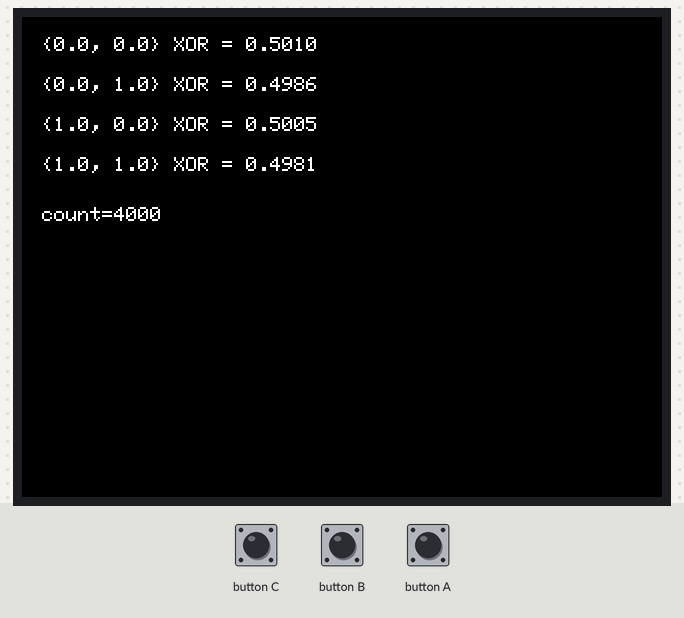
Bench run of a sketch on a simulated ESP32. Shown: 320×240 colour display. Inputs (shaded band) come from the test bench. Random numbers use the default seed unless the sketch sets one.

Above: at 1.4 s.
1.5 s: button A pressed for 0.15 s
At 1.82 s:
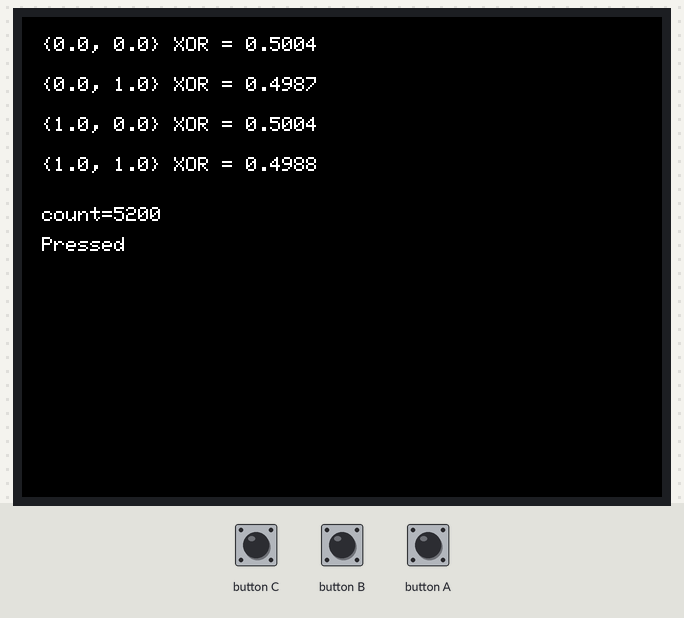
3.5 s: button A pressed for 1 s
At 4.63 s:
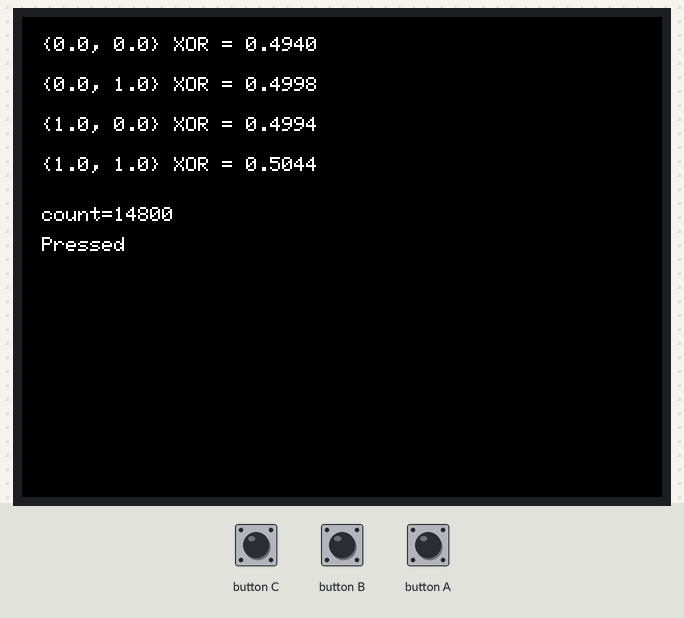

The sketch:

stickc_nnetwork.ino
```cpp
#include <M5Unified.h>
#include "nnetwork.h"

static M5Canvas canvas(&M5.Lcd);

// ニューラルネットワークのインスタンスを作成（例：2入力、3隠れニューロン、1出力）
NeuralNetwork nn(2, 4, 1);
int counter = 0;

void setup() {
  // put your setup code here, to run once:
  M5.begin();

  M5.Lcd.fillScreen(BLACK);
  M5.Lcd.setRotation(1);
  M5.Lcd.setTextColor(WHITE);
  M5.Lcd.setTextSize(2);

  canvas.setColorDepth(16);
  canvas.createSprite(240, 135);

  Serial.begin(115200);
}

void loop() {
  M5.update();

  std::vector<std::vector<float>> training_data = {
      {0, 0}, {0, 1}, {1, 0}, {1, 1}};
  std::vector<std::vector<float>> targets = {
      {0}, {1}, {1}, {0}};
  for (int j = 0; j < 100; j++) {
    for (size_t i = 0; i < training_data.size(); i++) {
      nn.train(training_data[i], targets[i]);
      counter++;
    }
  }

  canvas.fillScreen(TFT_BLACK);

  std::vector<std::vector<float>> test_data = {
      {0, 0}, {0, 1}, {1, 0}, {1, 1}};

  char s[32];
  int y = 10;
  for (auto &inputs : test_data) {
    std::vector<float> result = nn.forward(inputs);
    sprintf(s, "{%1.1f, %1.1f} XOR = %1.4f", inputs[0], inputs[1], result[0]);
    canvas.drawString(s, 10, y); y += 20;
  }
  sprintf(s, "count=%d", counter);
  canvas.drawString(s, 10, y+5);

  if (M5.BtnA.isPressed()) {
    canvas.drawString("Pressed", 10, y+20);
  }

  canvas.pushSprite(0, 0);

  delay(20);
}
```

nnetwork.h
```cpp
#include <vector>
#include <cmath>

// ChatGPT による生成コードに指示を加えて調整させたもの

// 学習率
const float learning_rate = 0.1f;

// 活性化関数（シグモイド関数とその微分）
float sigmoid(float x) {
  return 1.0f / (1.0f + exp(-x));
}

float sigmoid_derivative(float x) {
  return x * (1.0f - x); // シグモイド関数の出力を受け取る
}

// ニューラルネットワーク構造
class NeuralNetwork {
private:
  std::vector<std::vector<float>> weights_input_hidden; // 入力層->隠れ層の重み
  std::vector<std::vector<float>> weights_hidden_output; // 隠れ層->出力層の重み
  std::vector<float> hidden_layer; // 隠れ層の出力
  std::vector<float> outputs; // 出力層の値

public:
  // 初期化（入力層、隠れ層、出力層のニューロン数を指定）
  NeuralNetwork(int input_size, int hidden_size, int output_size) {
    // 重みの初期化（小さいランダム値）
    weights_input_hidden.resize(input_size, std::vector<float>(hidden_size));
    weights_hidden_output.resize(hidden_size, std::vector<float>(output_size));
    for (auto& row : weights_input_hidden) {
      for (auto& w : row) {
        w = static_cast<float>(rand()) / RAND_MAX - 0.5f;
      }
    }
    for (auto& row : weights_hidden_output) {
      for (auto& w : row) {
        w = static_cast<float>(rand()) / RAND_MAX - 0.5f;
      }
    }
    hidden_layer.resize(hidden_size, 0.0);
    outputs.resize(output_size, 0.0);
  }

  // フォワードパス
  std::vector<float> forward(const std::vector<float> &inputs) {
    // 隠れ層の計算
    for (size_t j = 0; j < hidden_layer.size(); j++) {
      float sum = 0.0;
      for (size_t i = 0; i < inputs.size(); i++) {
        sum += inputs[i] * weights_input_hidden[i][j];
      }
      hidden_layer[j] = sigmoid(sum);
    }

    // 出力層の計算
    for (size_t k = 0; k < outputs.size(); k++) {
      float sum = 0.0;
      for (size_t j = 0; j < hidden_layer.size(); j++) {
        sum += hidden_layer[j] * weights_hidden_output[j][k];
      }
      outputs[k] = sigmoid(sum);
    }

    return outputs;
  }

  // バックプロパゲーション
  void train(const std::vector<float> &inputs, const std::vector<float> &targets) {
    // フォワードパス
    std::vector<float> predicted = forward(inputs);

    // 出力層の誤差と勾配
    std::vector<float> output_errors(outputs.size(), 0.0);
    std::vector<float> output_gradients(outputs.size(), 0.0);
    for (size_t k = 0; k < outputs.size(); k++) {
      output_errors[k] = targets[k] - predicted[k];
      output_gradients[k] = output_errors[k] * sigmoid_derivative(predicted[k]);
    }

    // 隠れ層の誤差と勾配
    std::vector<float> hidden_errors(hidden_layer.size(), 0.0);
    std::vector<float> hidden_gradients(hidden_layer.size(), 0.0);
    for (size_t j = 0; j < hidden_layer.size(); j++) {
      for (size_t k = 0; k < outputs.size(); k++) {
        hidden_errors[j] += output_gradients[k] * weights_hidden_output[j][k];
      }
      hidden_gradients[j] = hidden_errors[j] * sigmoid_derivative(hidden_layer[j]);
    }

    // 重みの更新（隠れ層->出力層）
    for (size_t j = 0; j < hidden_layer.size(); j++) {
      for (size_t k = 0; k < outputs.size(); k++) {
        weights_hidden_output[j][k] += learning_rate * output_gradients[k] * hidden_layer[j];
      }
    }

    // 重みの更新（入力層->隠れ層）
    for (size_t i = 0; i < inputs.size(); i++) {
      for (size_t j = 0; j < hidden_layer.size(); j++) {
        weights_input_hidden[i][j] += learning_rate * hidden_gradients[j] * inputs[i];
      }
    }
  }

  // 重みの表示
  void printWeights() {
    Serial.println("Input -> Hidden Weights:");
    for (auto &row : weights_input_hidden) {
      for (auto &w : row) {
        Serial.print(w, 4);
        Serial.print(" ");
      }
      Serial.println();
    }

    Serial.println("Hidden -> Output Weights:");
    for (auto &row : weights_hidden_output) {
      for (auto &w : row) {
        Serial.print(w, 4);
        Serial.print(" ");
      }
      Serial.println();
    }
  }
};
```
